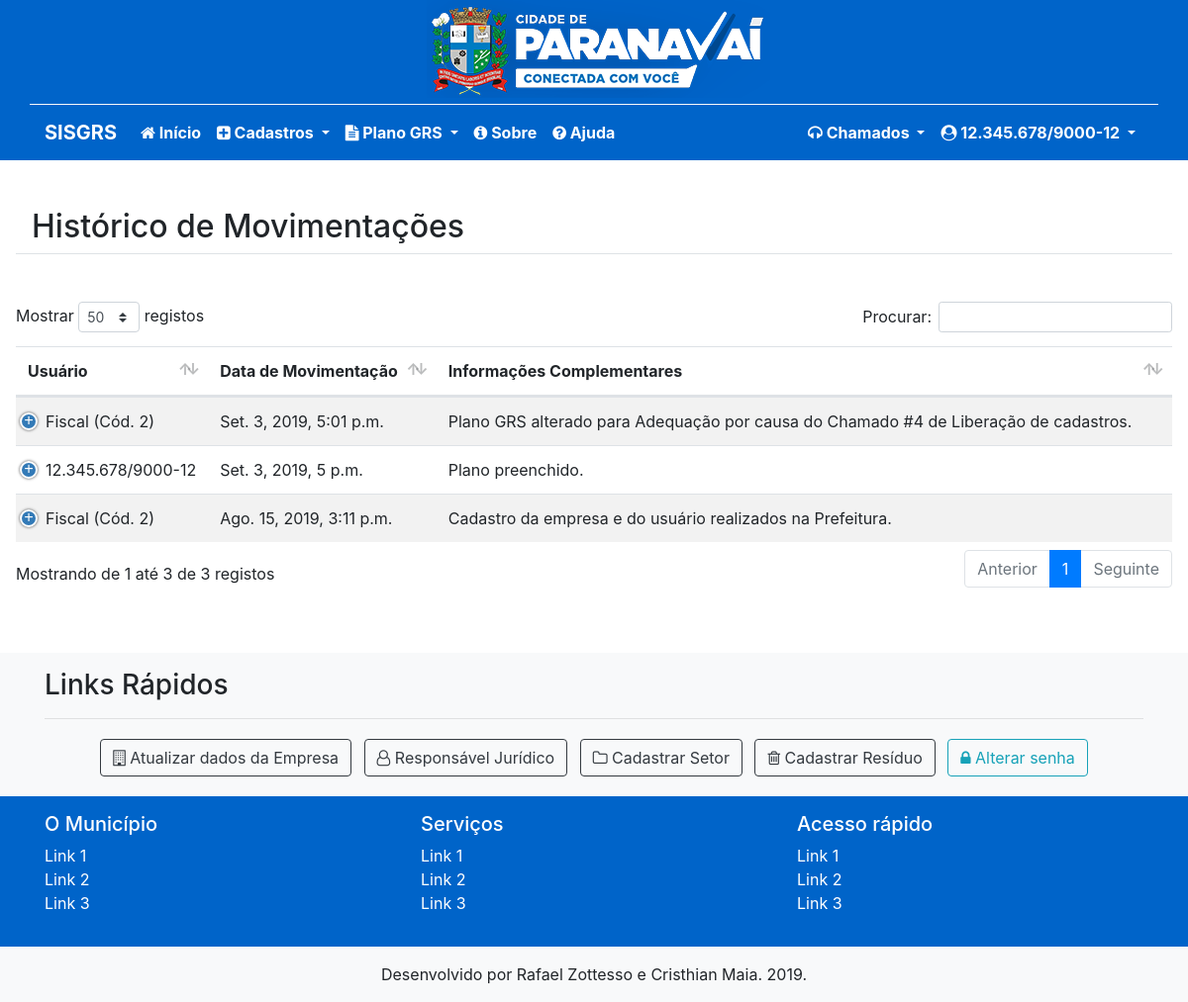
/listar/situacao/ (signed in), run on the app's committed database.
### planogrs/models.py (models this page shows, shortened)
class Situacao(models.Model):
    user                        = models.ForeignKey(User, on_delete=models.PROTECT)
    movimentado_por = models.ForeignKey(
        User, on_delete=models.PROTECT, related_name="movimentado_por")
    data_movimentacao           = models.DateTimeField(auto_now_add=True, verbose_name="Data de movimentação")
    tipo_situacao               = models.ForeignKey(TipoSituacao, on_delete=models.PROTECT, verbose_name="Status da Situação")
    informacoes_complementares  = models.CharField(max_length=250, verbose_name="Informações Complementares",
        help_text="Este é o espaço que você tem para justificar a submissão do plano para essa Situação. Tamanho: 0/250.")
    class Meta:
        ordering            = ["data_movimentacao"]
        verbose_name        = "Situação"
        verbose_name_plural = "Situações"

class Empresa(models.Model):
    user                            = models.OneToOneField(User, on_delete=models.PROTECT)
    cnpj                            = models.CharField(max_length=18, verbose_name="CNPJ", unique=True, validators=[validate_CNPJ])
    razao_social                    = models.CharField(max_length=100, verbose_name="Razão Social")
    nome_fantasia                   = models.CharField(max_length=100)
    cnae                            = models.ForeignKey(Cnae, on_delete=models.PROTECT, verbose_name="CNAE", null=True)
    atividade_especifica            = models.CharField(max_length=200, help_text="(Conforme Alvará)", null=True, blank=True, verbose_name="Atividade Específica")  # null
    inscricao_estadual              = models.CharField(max_length=50, null=True, blank=True, verbose_name="Inscrição Estadual")  # null
    cadastro_imobiliario            = models.CharField(max_length=50, verbose_name="Cadastro Imobiliário")
    cep                             = models.CharField(max_length=10, verbose_name="CEP")
    endereco                        = models.CharField(max_length=100, verbose_name="Endereço")
    bairro                          = models.CharField(max_length=100)
    numero                          = models.CharField(max_length=10, verbose_name="Número")
    complemento                     = models.CharField(max_length=100, null=True, blank=True)  # null
    telefone_comercial              = models.CharField(max_length=16)
    telefone_celular                = models.CharField(max_length=16)
    email                           = models.CharField(max_length=100, verbose_name="Email", help_text="Apenas para envio de notificações. Este não é o email para login ou recuperação de senha.")
    nome_tecnico                    = models.CharField(max_length=200, verbose_name="Nome")
    conselho_numero_tecnico         = models.CharField(max_length=50, verbose_name="Número conselho")
    rg_tecnico                      = models.CharField(max_length=20, verbose_name="RG")
    cpf_tecnico                     = models.CharField(max_length=14, verbose_name="CPF", validators=[validate_CPF])
    telefone_tecnico                = models.CharField(max_length=16, verbose_name="Telefone")
    email_tecnico                   = models.CharField(max_length=50, verbose_name="Email")
    art_num                         = models.CharField(max_length=50, verbose_name="Número ART")
    art_anexo                       = models.FileField(upload_to=user_directory_path, verbose_name="Anexo ART", null=True)
    licenca_iap                     = models.CharField(max_length=2, choices=SIMNAO_CHOICES, verbose_name="Possui licença no IAP?")
    num_lincenca                    = models.CharField(max_length=50, null=True, blank=True, verbose_name="Numero Licença")  # NULL
    num_protocolo                   = models.CharField(max_length=10, null=True, blank=True, verbose_name="Número de Protocolo")    # NULL
    data_validade                   = models.DateField(null=True, blank=True, verbose_name="Data de validade")   # NULL
    area_construida                 = models.CharField(max_length=250, verbose_name="Área Construída")
    descricao_empreendimento        = models.CharField(max_length=250, verbose_name="Descrição do Empreendimento")
    descricao_processo_produtivo    = models.CharField(max_length=250, null=True, blank=True, verbose_name="Descrição do Processo Produtivo")  # NULL
    metas_minimizacao               = models.CharField(max_length=250, null=True, blank=True, verbose_name="Metas de Minimização")  # NULL
    acoes_preventivas               = models.CharField(max_length=250, null=True, blank=True, verbose_name="Ações Preventivas")  # NULL
    class Meta:
        ordering = ["nome_fantasia"]

### planogrs/views.py (the view)
# urls.py: path('listar/situacao/', SituacaoList.as_view(), name="listar-situacao"),
class SituacaoList(GroupRequiredMixin, LoginRequiredMixin, ListView):
    group_required = [u"Prefeitura", u"Fiscal", u"Empresa"]
    login_url = reverse_lazy('login')
    model = Situacao
    template_name = "planogrs/list_situacao.html"
    def get_queryset(self):
        if self.request.user.groups.filter(Q(name='Fiscal') | Q(name='Prefeitura')).exists():
            self.object_list = Situacao.objects.all().order_by("-data_movimentacao")
        else:
            self.object_list = Situacao.objects.filter(
                user=self.request.user).order_by("-data_movimentacao")
        return self.object_list
    def get_context_data(self, *args, **kwargs):
        context = super(SituacaoList, self).get_context_data(
            *args, **kwargs)
        context['titulo'] = 'Histórico de Movimentações'
        context['urlcadastrar'] = 'cadastrar-situacao'
        context['urlalterar'] = 'alterar-situacao'
        context['urlexcluir'] = 'alterar-situacao'
        return context

### planogrs/models.py (called while the page is built)
    def __str__(self):
        return self.nome

### planogrs/templatetags/my_filters.py (called while the page is built)
@register.filter(name='has_group')
def has_group(user, group_name):
    return user.groups.filter(name=group_name).exists()

### planogrs/templates/planogrs/list_situacao.html (shortened to what this page needs)
{% extends 'planogrs/base.html' %}
{% load static %}
{% load crispy_forms_tags %}
{% load my_filters %}
{% block styles %}
<link rel="stylesheet" href="{% static 'vendor/datatables/css/dataTables.bootstrap4.min.css' %}">
<link rel="stylesheet" href="{% static 'vendor/datatables/css/fixedHeader.bootstrap.min.css' %}">
<link rel="stylesheet" href="{% static 'vendor/datatables/css/responsive.bootstrap.min.css' %}">
{% endblock %}
{% block conteudo %}
<div class="container-fluid py-5 px-3">
    <h2 class="border-bottom px-3 pb-2 mb-5">
        {{titulo}}
    </h2>
    <div class="row my-3">
        <div class="col-md">
            <table class="table table-striped nowrap" style="width:100%" id="tabela-listar">
                <thead>
                    <tr>
                        <th>Usuário</th>
                        <th>Data de Movimentação</th>
                        <th>Informações Complementares</th>
                    </tr>
                </thead>
                <tbody>
                    {% for obj in object_list  %}
                    <tr>
                        <td>
                            {% if obj.movimentado_por.first_name %}
                            {{ obj.movimentado_por.first_name }} (Cód. {{obj.movimentado_por.pk}})
                            {% elif obj.movimentado_por.empresa %}
                            {{ obj.movimentado_por.empresa.cnpj }}
                            {% else %}
                            {{ obj.movimentado_por }}
                            {% endif %}
                        </td>
                        <td>{{ obj.data_movimentacao }}</td>
                        <td>{{ obj.informacoes_complementares }}</td>
                    </tr>
                    {% endfor %}
                </tbody>
            </table>
        </div>
    </div>
</div>
{% endblock %}

### static/css/prefeitura-pvai.css (style rules this page uses)
table.dataTable.dtr-inline.collapsed > tbody > tr[role="row"] > td:first-child::before, table.dataTable.dtr-inline.collapsed > tbody > tr[role="row"] > th:first-child::before { top: 15px !important; }

### data on the page
Situacao: movimentado_por.first_name "Fiscal", movimentado_por.pk "2", data_movimentacao "Set. 3, 2019, 5:01 p.m.", informacoes_complementares "Plano GRS alterado para Adequação por causa do Chamado #4 de Liberação de cadastros."
Situacao: movimentado_por.empresa.cnpj "12.345.678/9000-12", data_movimentacao "Set. 3, 2019, 5 p.m.", informacoes_complementares "Plano preenchido."
Situacao: movimentado_por.first_name "Fiscal", movimentado_por.pk "2", data_movimentacao "Ago. 15, 2019, 3:11 p.m.", informacoes_complementares "Cadastro da empresa e do usuário realizados na Prefeitura."

### other printed values
{{ titulo }} "Histórico de Movimentações"
